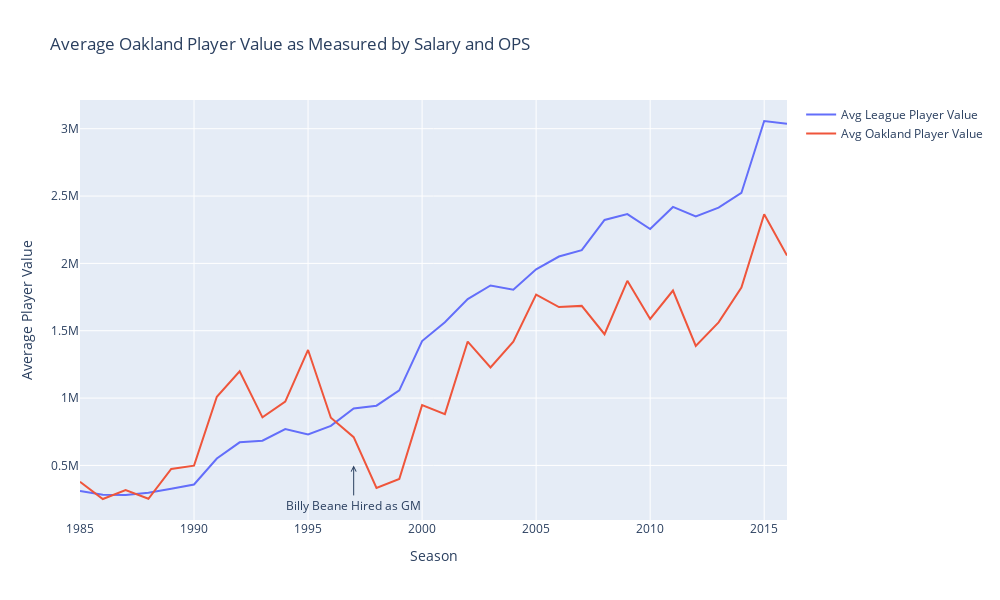

Here is the notebook cell this chart was saved with:
### Code cell
avg_league_pv = go.Scatter(x=player_value_comp.index, y=player_value_comp['Avg_League_PV'],
                      name='Avg League Player Value')

avg_oakland_pv = go.Scatter(x=player_value_comp.index, y=player_value_comp['Avg_Oakland_PV'],
                      name='Avg Oakland Player Value')

layout = go.Layout(height=600, width=1000, 
                 title= 'Average Oakland Player Value as Measured by Salary and OPS',
                 xaxis=dict(title='Season'), yaxis=dict(title='Average Player Value'))

fig = go.Figure(data=[avg_league_pv, avg_oakland_pv], layout=layout)

fig.add_annotation(
            x=1997,
            y=500000,
            xref="x",
            yref="y",
            text="Billy Beane Hired as GM",
            showarrow=True,
            arrowhead=5,
            ax=0,
            ay=40
)

fig.show()

### Figure 1 — Plotly figure (JSON) as saved in the notebook; plotly's stock layout.template omitted (floating-point values rounded to 4 significant figures)
{"data": [{"name": "Avg League Player Value", "type": "scatter", "x": [1985, 1986, 1987, 1988, 1989, 1990, 1991, 1992, 1993, 1994, 1995, 1996, 1997, 1998, 1999, 2000, 2001, 2002, 2003, 2004, 2005, 2006, 2007, 2008, 2009, 2010, 2011, 2012, 2013, 2014, 2015, 2016], "y": [309300.0, 281800.0, 280900.0, 296700.0, 326600.0, 358600.0, 551500.0, 671400.0, 683500.0, 770100.0, 730600.0, 793400.0, 923200.0, 943500.0, 1057000.0, 1423000.0, 1563000.0, 1735000.0, 1836000.0, 1804000.0, 1956000.0, 2051000.0, 2098000.0, 2322000.0, 2366000.0, 2255000.0, 2419000.0, 2349000.0, 2414000.0, 2523000.0, 3057000.0, 3037000.0]}, {"name": "Avg Oakland Player Value", "type": "scatter", "x": [1985, 1986, 1987, 1988, 1989, 1990, 1991, 1992, 1993, 1994, 1995, 1996, 1997, 1998, 1999, 2000, 2001, 2002, 2003, 2004, 2005, 2006, 2007, 2008, 2009, 2010, 2011, 2012, 2013, 2014, 2015, 2016], "y": [378600.0, 250600.0, 316500.0, 252400.0, 473700.0, 498300.0, 1009000.0, 1199000.0, 856900.0, 973100.0, 1357000.0, 854000.0, 709400.0, 332200.0, 398800.0, 947200.0, 880800.0, 1420000.0, 1227000.0, 1419000.0, 1768000.0, 1676000.0, 1685000.0, 1474000.0, 1871000.0, 1587000.0, 1798000.0, 1387000.0, 1562000.0, 1820000.0, 2364000.0, 2059000.0]}], "layout": {"annotations": [{"arrowhead": 5, "ax": 0, "ay": 40, "showarrow": true, "text": "Billy Beane Hired as GM", "x": 1997, "xref": "x", "y": 500000, "yref": "y"}], "height": 600, "title": {"text": "Average Oakland Player Value as Measured by Salary and OPS"}, "width": 1000, "xaxis": {"autorange": true, "range": [1985, 2016], "title": {"text": "Season"}, "type": "linear"}, "yaxis": {"autorange": true, "range": [94720.0, 3213000.0], "title": {"text": "Average Player Value"}, "type": "linear"}}}
